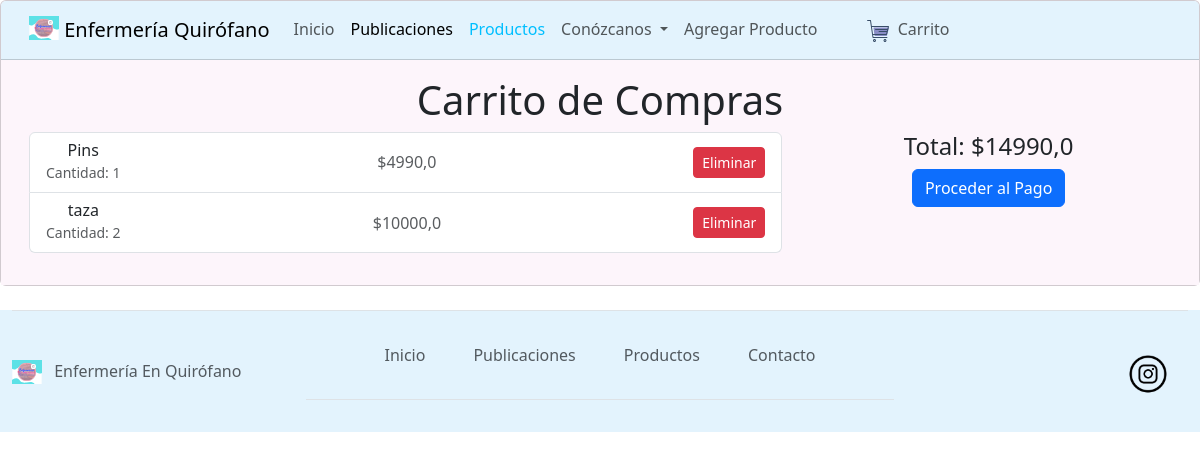
Before: /productos/cart/ (signed in) with the older database file.
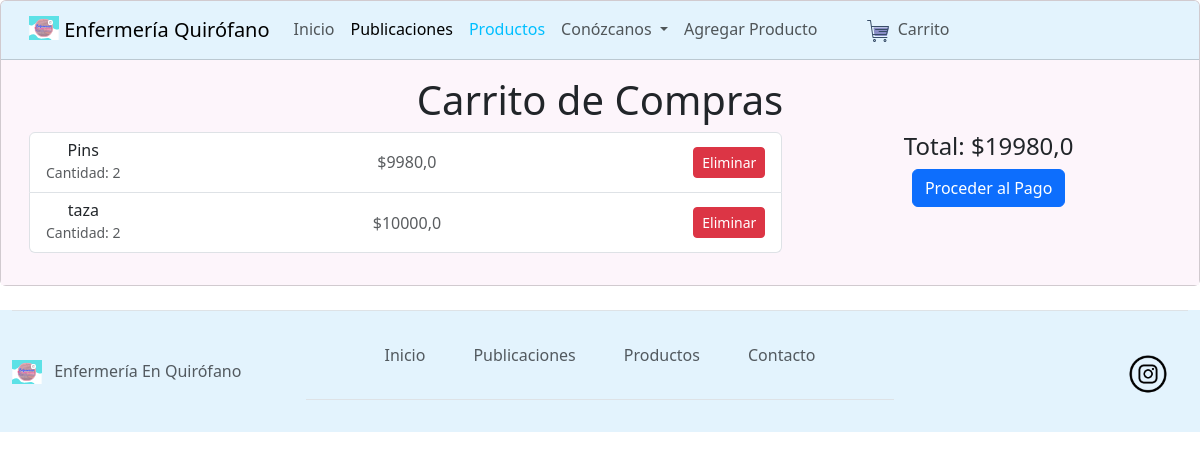
After: the same page with the newer database file.
### productos/models.py (models this page shows, shortened)
class Carrito(models.Model):
    user = models.ForeignKey(settings.AUTH_USER_MODEL, on_delete=models.CASCADE)
    producto = models.ForeignKey(Producto, on_delete=models.CASCADE)
    cantidad = models.PositiveIntegerField(default=1)

class Producto(models.Model):
    author = models.ForeignKey(settings.AUTH_USER_MODEL, on_delete=models.CASCADE)
    name = models.CharField(max_length=100)
    image = models.ImageField(null=True)
    price = models.FloatField()

### productos/views.py (the view)
# urls.py: path('cart/', views.cart_detail, name='cart_detail'),
@login_required
def cart_detail(request):
    cart_items = Carrito.objects.filter(user=request.user)
    total = sum(item.producto.price * item.cantidad for item in cart_items)
    context = {'cart_items': cart_items, 'total': total}
    return render(request, 'productos/cart_detail.html', context)

### productos/templatetags/cart_filters.py (called while the page is built)
@register.filter
def multiply(value, arg):
    try:
        return value * arg
    except (ValueError, TypeError):
        return ''

### productos/templates/productos/cart_detail.html
{% extends 'productos/base3.html' %}
{% load static %}
{% load cart_filters %}
{% block content %}
<div class="container-fluid">
    <h1>Carrito de Compras</h1>
    <div class="row">
        <div class="col-md-8">
            <ul class="list-group mb-3">
                {% for item in cart_items %}
                <li class="list-group-item d-flex justify-content-between align-items-center">
                    <div>
                        <h6 class="my-0">{{ item.producto.name }}</h6>
                        <small class="text-muted">Cantidad: {{ item.cantidad }}</small>
                    </div>
                    <span class="text-muted">${{ item.producto.price|multiply:item.cantidad }}</span>
                    <a href="{% url 'remove_from_cart' item.id %}" class="btn btn-danger btn-sm">Eliminar</a>
                </li>
                {% endfor %}
            </ul>
        </div>
        <div class="col-md-4">
            <h4>Total: ${{ total }}</h4>
            <a href="#" class="btn btn-primary">Proceder al Pago</a>
        </div>
    </div>
</div>
{% endblock %}

Changed rows visible on the page:
changed Carrito "Pins": cantidad "1" → "2"; producto.price|multiply "4990,0" → "9980,0"
Other visible differences:
{{ total }}: "14990,0" → "19980,0"
